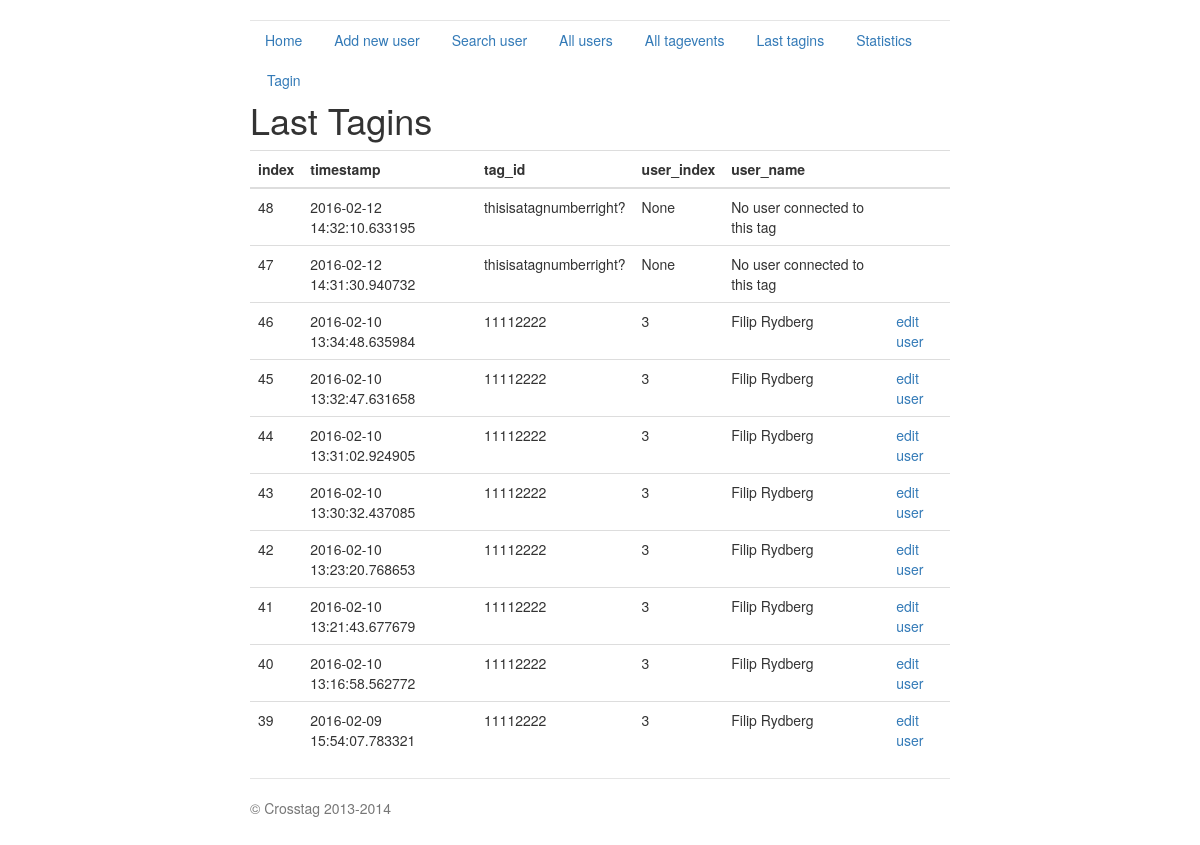
The page /last_tagins on the database its author committed.
### crosstag_server.py (models this page shows, shortened)
class Tagevent(db.Model):
    index = db.Column(db.Integer, primary_key=True)
    tag_id = db.Column(db.Integer)
    timestamp = db.Column(db.DateTime)
    uid = db.Column(db.Integer, db.ForeignKey('user.index'))
    def dict(self):
        return {'index': self.index, 'timestamp': str(self.timestamp),
                'tag_id': self.tag_id, 'uid':self.uid}

class User(db.Model):
    index = db.Column(db.Integer, primary_key=True)
    fortnox_id = db.Column(db.Integer)
    name = db.Column(db.String(80))
    email = db.Column(db.String(120))
    phone = db.Column(db.Integer)
    address = db.Column(db.String(50))
    address2 = db.Column(db.String(50))
    city = db.Column(db.String(120))
    zip_code = db.Column(db.Integer)
    tag_id = db.Column(db.String(12))
    gender = db.Column(db.String(10))
    birth_date = db.Column(db.Date)
    expiry_date = db.Column(db.Date)
    create_date = db.Column(db.Date)
    def dict(self):
        return {'index': self.index, 'name': self.name,
                'email': self.email, 'tag_id': self.tag_id,
                'phone': self.phone, 'address': self.address,
                'address2': self.address2, 'city': self.city,
                'zip_code': self.zip_code, 'fortnox_id': self.fortnox_id,
                'expiry_date': str(self.expiry_date),
                'create_date': str(self.create_date),
                'birth_date': str(self.birth_date),
                'gender': self.gender
                }

### crosstag_server.py (the view)
@app.route('/last_tagins', methods=['GET'])
def last_tagins():
    ret = []
    events = Tagevent.query.all()[-10:]
    for hit in events:
        js = hit.dict()
        tag = js['tag_id']
        try:
            user = get_user_data_tag_dict(tag)
            js['user_index'] = user["index"]
            js['user_name'] = user['name']
        except:
            js['user_index'] = None
            js['user_name'] = "No user connected to this tag"
        ret.append(js)
    ret.reverse()
    return render_template('last_tagevents.html',
                           title='Last Tagins',
                           hits=ret)

### crosstag_server.py (called while the page is built)
@app.route('/crosstag/v1.0/get_user_data_tag_dict/<tag_id>',
           methods=['GET'])
def get_user_data_tag_dict(tag_id):
    user = User.query.filter_by(tag_id=tag_id).first()
    return user.dict()

### templates/last_tagevents.html (shortened to what this page needs)
{% extends "base.html" %}
{% block content %}
<h1>{{title}}</h1>
{% if hits %}
	<table class="table table-hover">
	<tbody>
		<thead>
			<tr>
				<th>index</th> <th>timestamp</th><th>tag_id</th> <th> user_index </th> <th> user_name </th> <th></th>
			</tr>
		</thead>
				{% for hit in hits %}
				<tr>
					<td>{{hit.index}}</td> <td>{{hit.timestamp}}</td> <td>{{hit.tag_id}}</td> <td>{{hit.user_index}}</td> <td>{{hit.user_name}}</td> <td> {% if hit.user_index != None %}<a href='/edit_user/{{hit.user_index}}'>edit user</a> {% endif %}</td>
				</tr>
				{% endfor %}
	</tbody>
	</table>
{% endif %}
{% endblock %}

### static/jumbotron-narrow.css (style rules this page uses)
body { padding-top: 20px; padding-bottom: 20px; }

### rows shown on the page
Tagevent: index "48", timestamp "2016-02-12 14:32:10.633195", tag_id "thisisatagnumberright?", user_index "None", user_name "No user connected to this tag"
Tagevent: index "47", timestamp "2016-02-12 14:31:30.940732", tag_id "thisisatagnumberright?", user_index "None", user_name "No user connected to this tag"
Tagevent: tag_id "11112222"
User: user_name "Filip Rydberg" "Filip Rydberg" "Filip Rydberg" "Filip Rydberg" "Filip Rydberg" "Filip Rydberg" "Filip Rydberg" "Filip Rydberg"
Tagevent: tag_id "11112222"
Tagevent: tag_id "11112222"
Tagevent: tag_id "11112222"
Tagevent: tag_id "11112222"
Tagevent: tag_id "11112222"
Tagevent: tag_id "11112222"
Tagevent: tag_id "11112222"

### other values the page prints
{{ title }} "Last Tagins"
{{ hit.index }} "46" "45" "44" "43" "42" "41" "40" "39"
{{ hit.timestamp }} "2016-02-10 13:34:48.635984" "2016-02-10 13:32:47.631658" "2016-02-10 13:31:02.924905" "2016-02-10 13:30:32.437085" "2016-02-10 13:23:20.768653" "2016-02-10 13:21:43.677679" "2016-02-10 13:16:58.562772" "2016-02-09 15:54:07.783321"
{{ hit.user_index }} "3" "3" "3" "3" "3" "3" "3" "3"
